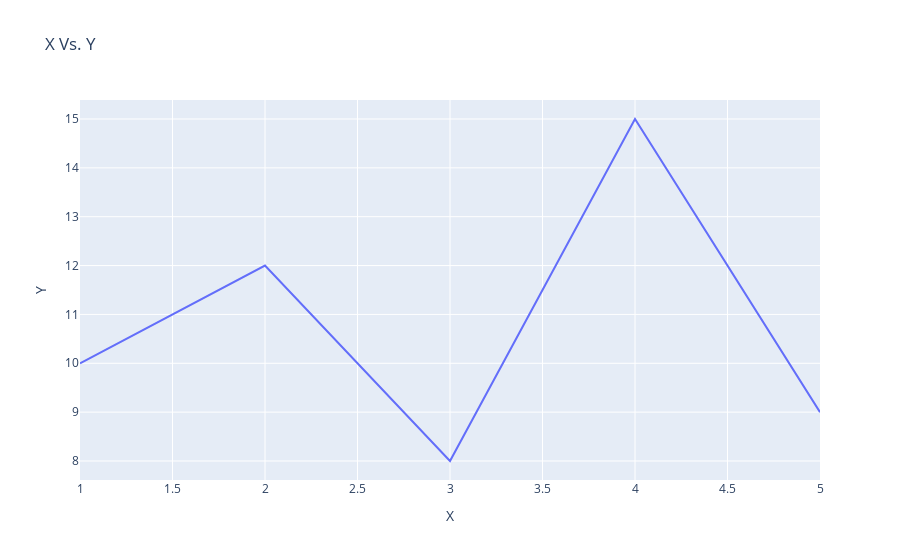

Notebook code cell kept with this figure:
### Code cell
data = {'X': [1, 2, 3, 4, 5],
'Y': [10, 12, 8, 15, 9]}
import plotly.express as px 
px.line(data,x='X',y='Y',title='X Vs. Y')

### Figure 1 — Plotly figure (JSON) as saved in the notebook; plotly's stock layout.template omitted (floating-point values rounded to 4 significant figures)
{"data": [{"hovertemplate": "X=%{x}<br>Y=%{y}<extra></extra>", "legendgroup": "", "line": {"color": "#636efa", "dash": "solid"}, "marker": {"symbol": "circle"}, "mode": "lines", "name": "", "orientation": "v", "showlegend": false, "type": "scatter", "x": [1, 2, 3, 4, 5], "xaxis": "x", "y": [10, 12, 8, 15, 9], "yaxis": "y"}], "layout": {"legend": {"tracegroupgap": 0}, "title": {"text": "X Vs. Y"}, "xaxis": {"anchor": "y", "domain": [0, 1], "title": {"text": "X"}}, "yaxis": {"anchor": "x", "domain": [0, 1], "title": {"text": "Y"}}}}
